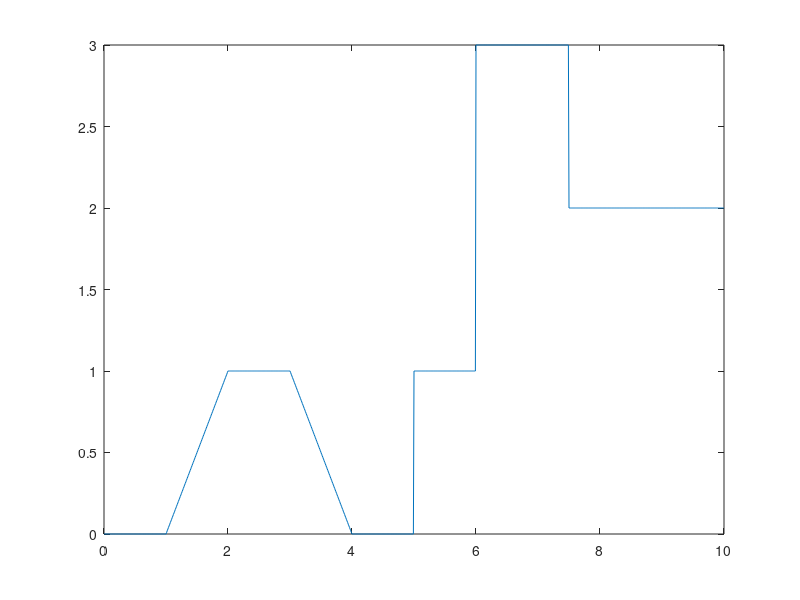

The MATLAB source for this figure: (Note: this script raises an error after producing the figure.)
function testGaussSmooth 
    X = 1;

    t1 = 0:.01:10;
    f1 = zeros(size(t1));
    for i = 1:length(t1)
        f1(i) = myfunc(t1(i));
    end
    function f = myfunc(t)
        f = 0;    
        if t < 1
            f = 0;
        elseif t < 2
            f = (t-1);
        elseif t < 3
            f = 1;
        elseif t < 4
            f = (4-t);
        elseif t < 5
            f = 0;
        elseif t < 6            
            f = 1;
        elseif t < 7.5
            f = 3;
        else
            f = 2;
        end
    end

    function f = myfunc2(t)
        f = 0;    
        if t >= 5
            f = 1;
        end
    end
    t2 = 0:.1:20;
    f2 = zeros(size(t2));
    for i = 1:length(t2)
        f2(i) = myfunc2(t2(i));
    end

    if X == 1
        figure(1); clf;
        plot(t1,f1); hold on;
        plot(t1, gaussSmooth(f1, 10), 'r')
    elseif X == 2    
        figure(1); clf;
        plot(t2,f2); hold on;
        plot(t2, gaussSmooth(f2, 10), 'r')
    end

    
    
    %     n = 20;
%     g = gaussian(-3*n:3*n, 0, n);
%     N = round(length(g)/2);
%     N2 = length(g)-N;
%     g = g/sum(g);
%     f2 = conv(f, g);    
%     idx = [N:length(f2)-N2];
%     plot(t, f2( idx ), 'r');

end













